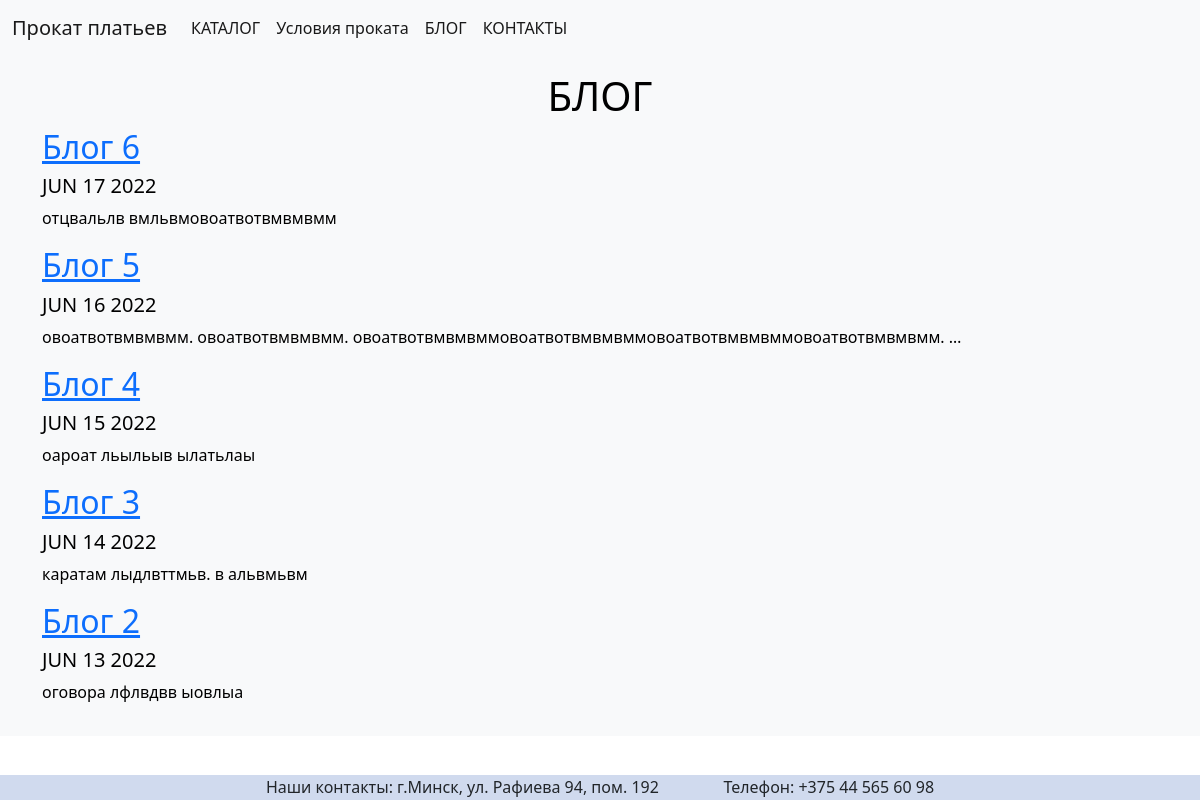
Screenshot of /blog/ with the database file from the repository.
### blog/models.py (models this page shows, shortened)
class Blog(models.Model):
    title = models.CharField(max_length = 200)
    date = models.DateField()
    description = models.TextField()

### blog/views.py (the view)
# urls.py: path('', views.all_blogs, name = 'all_blogs'),
def all_blogs(request):
    blogs = Blog.objects.order_by('-date')[:5]
    return render(request, 'blog/all_blogs.html', {'blogs':blogs})

### blog/templates/blog/all_blogs.html (shortened to what this page needs)
{% extends 'catalog/base.html' %}
{% block content %}
<div class="outer">
    <h1>БЛОГ</h1></div>
{% for blog in blogs %}
<a href="{% url 'blog:detail' blog.id %}"><h2>{{ blog.title }}</h2></a>
<h5>{{ blog.date|date:'M d Y'|upper }}</h5>
<p>{{ blog.description|truncatechars:100 }}</p>
{% endfor %}
{% endblock %}

### blog/templates/blog/all_blogs.html (style rules this page uses)
.outer { text-align: center; }

### catalog/templates/catalog/base.html (style rules this page uses)
.outer { text-align: center; }

### rows the page displays
Blog: title "Блог 6", date "JUN 17 2022", description "отцвальлв вмльвмовоатвотвмвмвмм"
Blog: title "Блог 5", date "JUN 16 2022", description "овоатвотвмвмвмм. овоатвотвмвмвмм. овоатвотвмвмвммовоатвотвмвмвммовоатвотвмвмвммовоатвотвмвмвмм. …"
Blog: title "Блог 4", date "JUN 15 2022", description "оароат льыльыв ылатьлаы"
Blog: title "Блог 3", date "JUN 14 2022", description "каратам лыдлвттмьв. в альвмьвм"
Blog: title "Блог 2", date "JUN 13 2022", description "оговора лфлвдвв ыовлыа"
